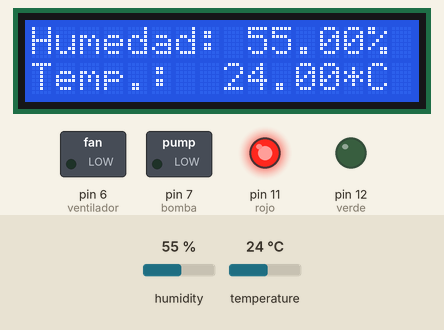
Bench run of a sketch on a simulated Arduino Uno, built with avr-gcc and run on an emulated ATmega328P. On the bench: 16×2 character LCD, switched loads named in the sketch (green lamp = pin HIGH), output pins drawn as LEDs (lit = HIGH). The test bench sets the inputs (shaded band); at power-on: humidity 55 %, temperature 24 °C.

Above: at 2.6 s.
2.7 s: humidity set to 42 %
At 4.7 s:
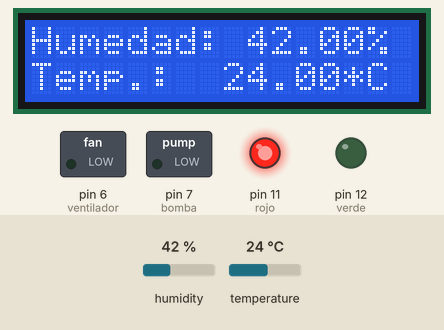
5.8 s: humidity set to 39 %
At 6.7 s:
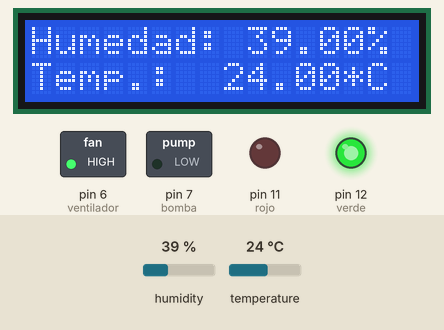
8.9 s: temperature set to 25.5 °C
At 10.7 s:
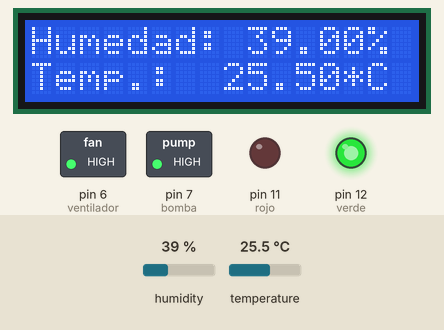
12.0 s: humidity set to 68 %
At 14.0 s:
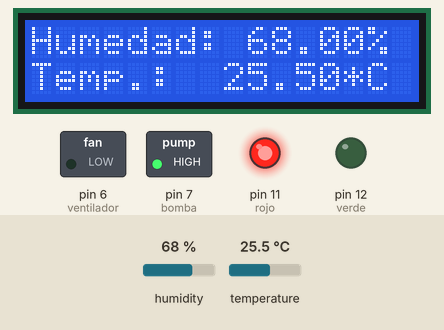
Timing chart, 0 to 15.5 s (numbered marks = the images above; inputs shaded):
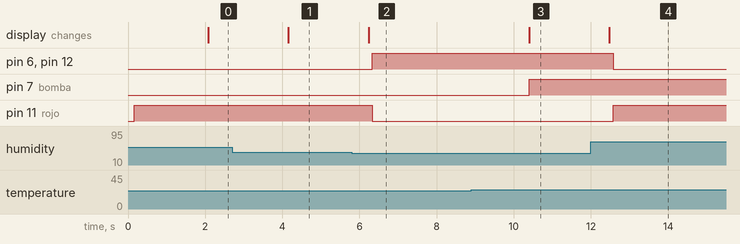

The sketch:

codigo_base.ino
```cpp
//Grupo 9
//Integrantes: Ríos patricia roxana, Matías José Rivadeneira y Donato Nicolas Miguel
#include <LiquidCrystal.h>  //Carrega a biblioteca Pantalla
#include <DHT.h> //Carrega a biblioteca DHT
#define DHTPIN 13     // Pin donde está conectado el sensor

// trabajo de sistemas embebidos
#define DHTTYPE DHT22   // Sensor DHT22

DHT dht(DHTPIN, DHTTYPE);

/* Display         rs, e ,d4,d5 ,d6,d7*/
LiquidCrystal lcd(10, 8, 5, 4, 3, 2);
#define COLS 16 // Columnas del LCD
#define ROWS 2 // Filas del LCD

//array de lectura
float lectura[3] = {100,0,0};

void setup() {
  Serial.begin(9600);
  dht.begin();
  //leds testigos
  pinMode(12, OUTPUT); //verde
  pinMode(11, OUTPUT); //rojo
  //motores
  pinMode(7, OUTPUT); //bomba
  pinMode(6, OUTPUT); //ventilador
  // filas y las columnas del LCD
  lcd.begin(COLS, ROWS);
  print_bienvenida("Iniciando...");
}

float lectura_dht() {
  lectura[0] = dht.readHumidity(); //Lee la Humedad
  lectura[1] = dht.readTemperature(); //Lee la temperatura en grados Celsius
}


void print_bienvenida(String texto) {
  // Limpiamos la pantalla
  lcd.clear();
  // Situamos el cursor en la columna 0 fila 0
  lcd.setCursor(0,0);
  //Escribe en pantalla
  lcd.print(texto);
}

//Void para escribir los datos de humedad y temp
void print_lcd() {
  lcd.clear();
  lcd.setCursor(0,0);
  lcd.print("Humedad:");
  lcd.setCursor(9,0);
  lcd.print(lectura[0]);
  lcd.setCursor(14,0);
  lcd.print("%");
  lcd.setCursor(0,1);
  lcd.print("Temp.:");
  lcd.setCursor(8,1);
  lcd.print(lectura[1]);
  lcd.setCursor(13,1);
  lcd.print("*C");
}

float tiempoUltimaLectura=0; //Para guardar el tiempo de la última lectura

void loop() {
  //---------Lectura del Sensor--------------------------
  //toma la lectura cada 2 segundos
  if(millis()-tiempoUltimaLectura>2000){
    lectura_dht();
    print_lcd();
  }
  //----Fin de la lectura---------------------------


  //---------Chequeo y arranque de motores--------
  if(lectura[1] >= 25) {
    digitalWrite(7, HIGH);
    delay(100);
  } else {
    digitalWrite(7, LOW);
    delay(100);
  }
if (lectura[0]<=40){
    digitalWrite(6, HIGH);
    digitalWrite(12, HIGH);
    digitalWrite(11, LOW);
    delay(100);
  } else{
    digitalWrite(6, LOW);
    digitalWrite(12, LOW);
    digitalWrite(11, HIGH);
    delay(100);
  }
  //----Fin chequeo----------------
}
```

Measured:
- the behaviour switches between 41 and 40 % on humidity (found by bisection; images 1 and 2)
- the behaviour switches between 24.9 and 25 °C on temperature (found by bisection; images 2 and 3)
- after the input at 2.7 s, the display: changes after 1.5 s (image 1)
- after the input at 5.8 s, pin 6 (ventilador), pin 12 (verde): LOW → HIGH after 0.54 s; pin 11 (rojo): HIGH → LOW after 0.54 s; the display: changes after 0.44 s (image 2)
- after the input at 8.9 s, pin 7 (bomba): LOW → HIGH after 1.5 s; the display: changes after 1.5 s (image 3)
- after the input at 12.0 s, pin 6 (ventilador), pin 12 (verde): HIGH → LOW after 0.57 s; pin 11 (rojo): LOW → HIGH after 0.57 s; the display: changes after 0.47 s (image 4)
